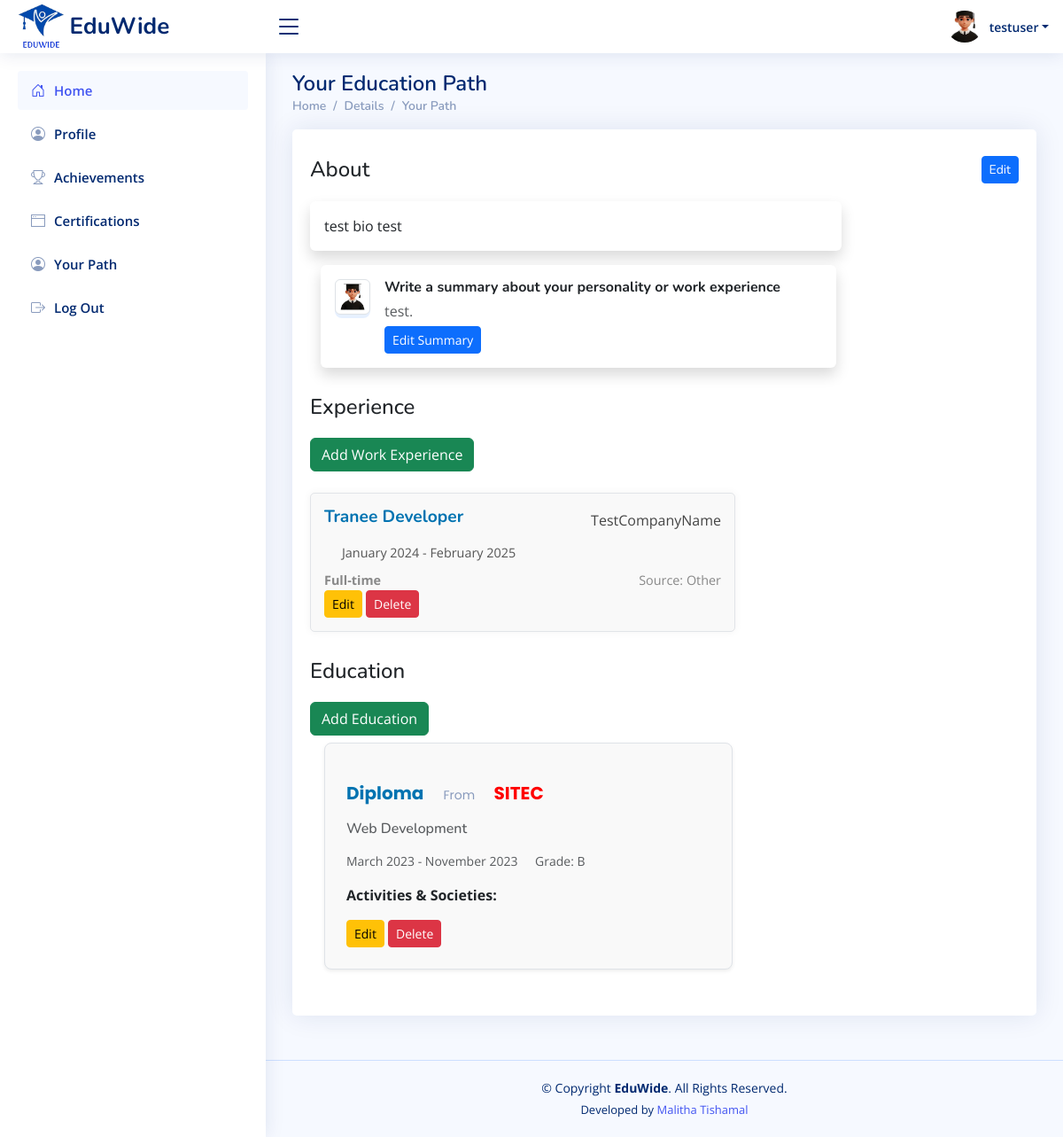
Before: /oddstudents/pages-your-path.php (signed in) with the older database file.
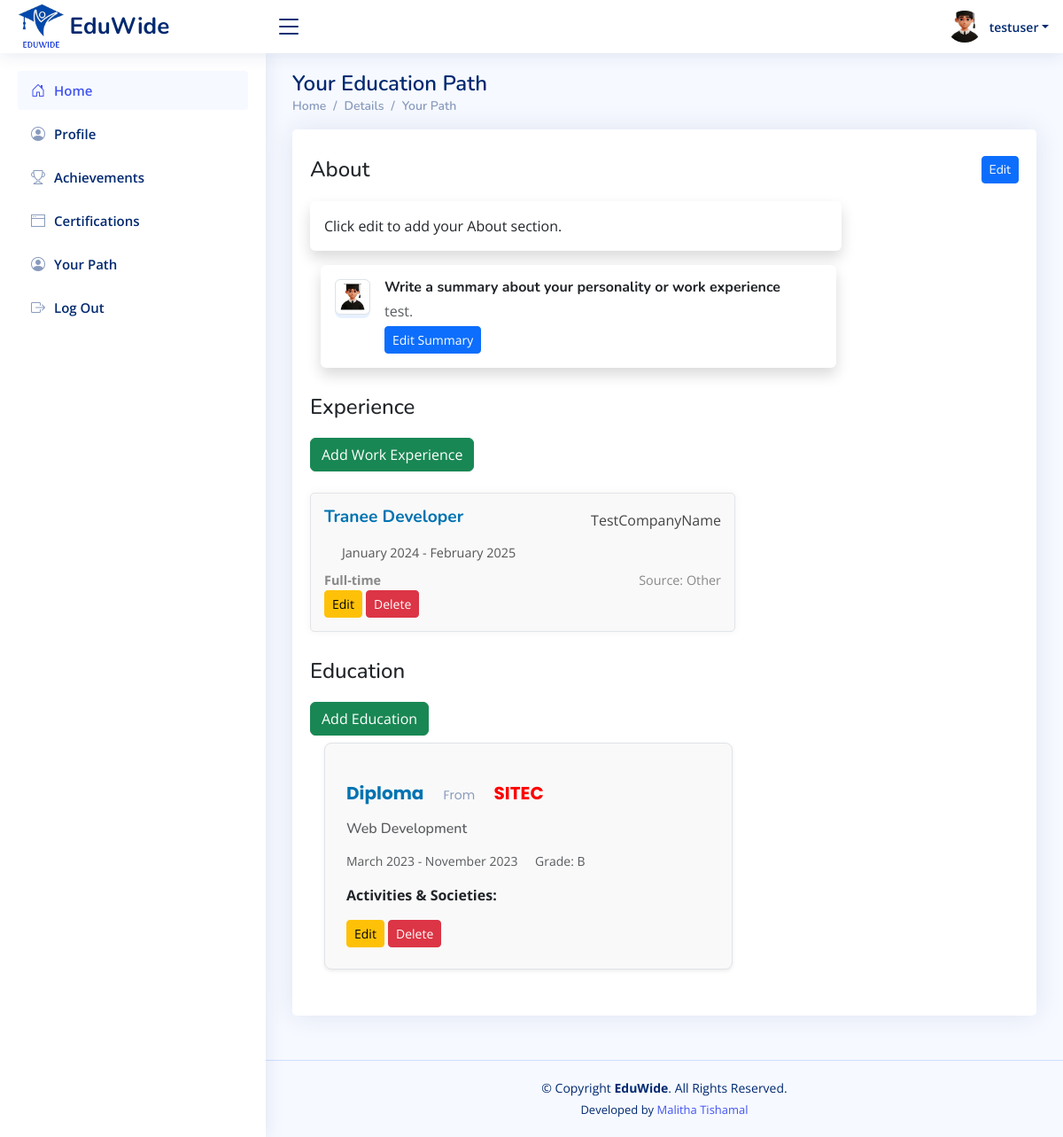
After: the same page with the newer database file.
### tables this page shows
CREATE TABLE `about` (
  `user_id` int(11) NOT NULL,
  `about_text` text DEFAULT NULL
);

### oddstudents/pages-your-path.php (the view, shortened to what the changed rows need)
<?php
require_once '../includes/db-conn.php';
$user_id = $_SESSION['former_student_id'];
$about_text = '';
$sql = "SELECT about_text FROM about WHERE user_id = ?";
$stmt = $conn->prepare($sql);
$stmt->bind_param("i", $user_id);
$stmt->execute();
$stmt->bind_result($about_text);
?>
<!DOCTYPE html>
<html lang="en">
<head>
    <?php include_once("../includes/css-links-inc.php"); ?>
</head>
<body>
    <main id="main" class="main">
        <div class="pagetitle">
            <h1>Your Education Path</h1>
        </div>
        <section class="section">
            <div class="row">
                <div class="col-lg-12">
                    <div class="card">
                        <div class="card-body">
                            <div>
                                <div class="about-section">
                                    <h3 class="section-header d-flex justify-content-between align-items-center">
                                        About
                                        <button class="btn btn-sm btn-primary" data-bs-toggle="modal" data-bs-target="#editAboutModal">Edit</button>
                                    </h3>
                                    <div id="about-text" class="shadow p-3 mb-3 bg-white rounded w-75">
                                        <?= !empty($about_text) ? nl2br(htmlspecialchars($about_text)) : 'Click edit to add your About section.' ?>
                                    </div>
                                </div>
                                </div>
                            </div>
                        </div>
                    </div>
                </div>
        </section>
    </main>
</body>
</html>

Changed rows visible on the page:
removed about: about_text "test bio test"
Other visible differences:
text now shown: "Click edit to add your About section."
